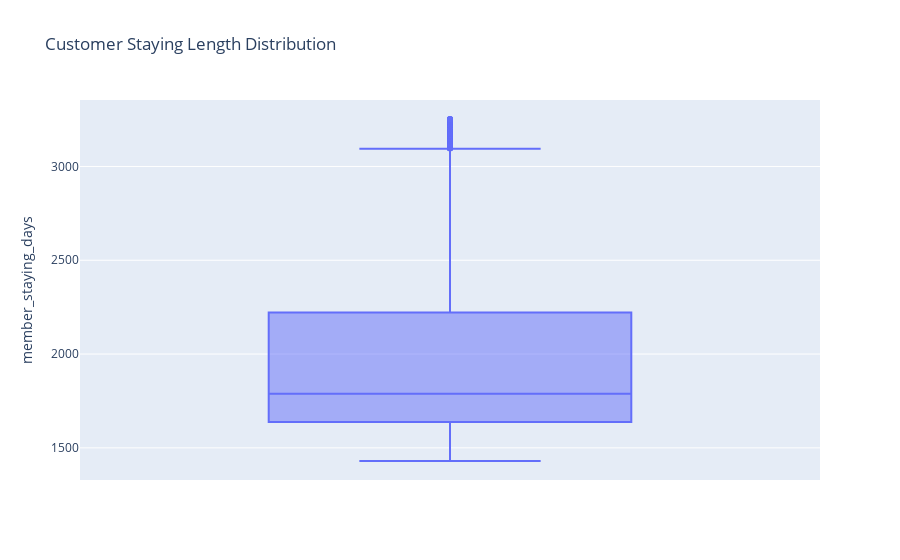

Source (notebook cell):
### Markdown cell above
Customer staying length distribution <br>
The median of customer staying length is 1788 days (appox 5 years), max staying 3253 days (almost 9 years), minimun is 1430 days (4 years)

### Code cell
df_profile['member_staying_days'] = (datetime.today() - df_profile['became_member_on']).astype('timedelta64[D]')
fig = px.box(df_profile, y="member_staying_days", title="Customer Staying Length Distribution")
fig.show()

### Figure 1 — Plotly figure (JSON) as saved in the notebook; plotly's stock layout.template omitted (floating-point values rounded to 4 significant figures; data arrays with more than 128 entries replaced by an {"elided": "..."} marker saying what was removed)
{"data": [{"alignmentgroup": "True", "hovertemplate": "member_staying_days=%{y}<extra></extra>", "legendgroup": "", "marker": {"color": "#636efa"}, "name": "", "notched": false, "offsetgroup": "", "orientation": "v", "showlegend": false, "type": "box", "x0": " ", "xaxis": "x", "y": {"elided": "17000 int values"}, "y0": " ", "yaxis": "y"}], "layout": {"autosize": true, "boxmode": "group", "legend": {"tracegroupgap": 0}, "title": {"text": "Customer Staying Length Distribution"}, "xaxis": {"anchor": "y", "autorange": true, "domain": [0, 1], "range": [-0.5, 0.5], "type": "category"}, "yaxis": {"anchor": "x", "autorange": true, "domain": [0, 1], "range": [1329.0, 3354.0], "title": {"text": "member_staying_days"}, "type": "linear"}}}
